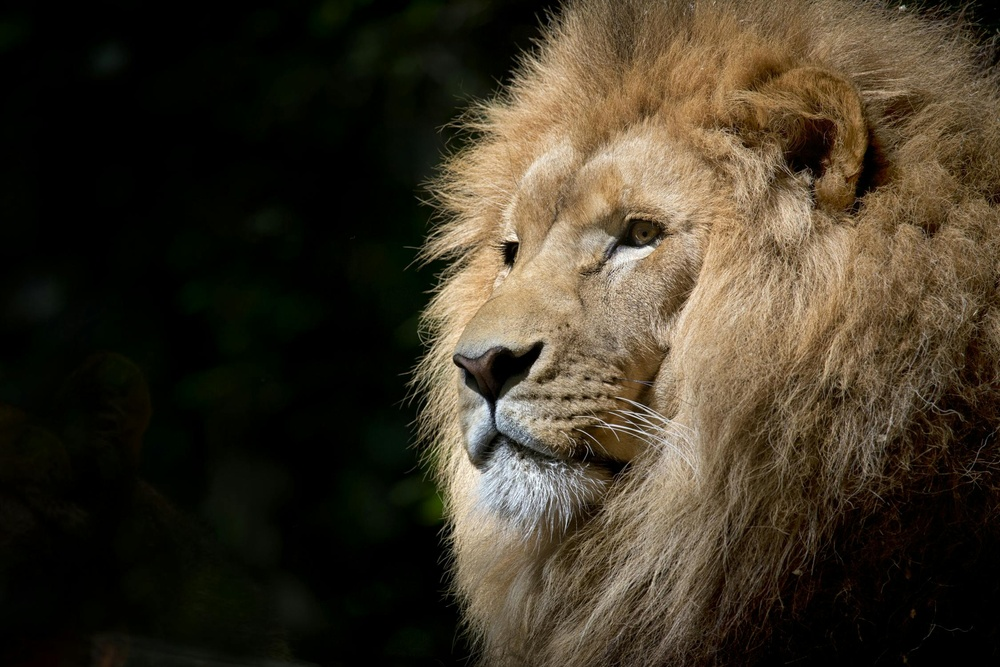
#> input picture image.jpg, 1000 x 667 px, shrunk from 2250 x 1500 before the run
$ python edge_detection.py
#> lines starting #> are read from the running program, lines starting #| are printed output that depends on the picture; after the words box and inside, x2 and y2 are one past the last pixel; in counts of white or black regions, pixels touching at a corner belong together
import cv2

img = cv2.imread("image.jpg", cv2.IMREAD_GRAYSCALE)
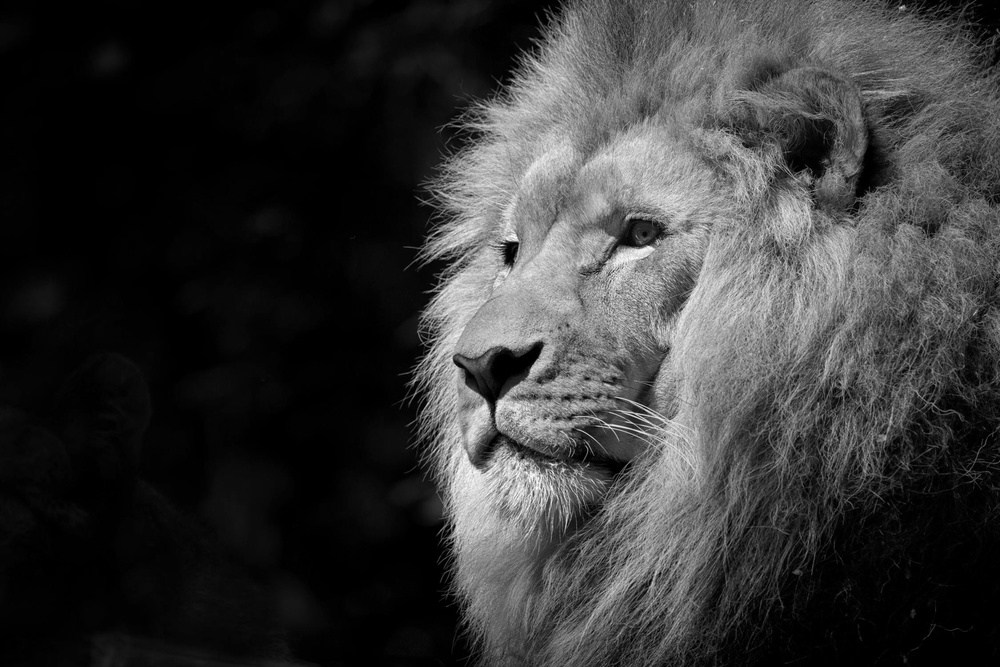
#> img: shape (667, 1000); min 0, max 254, mean 54.2
edges = cv2.Canny(img, 100, 200)
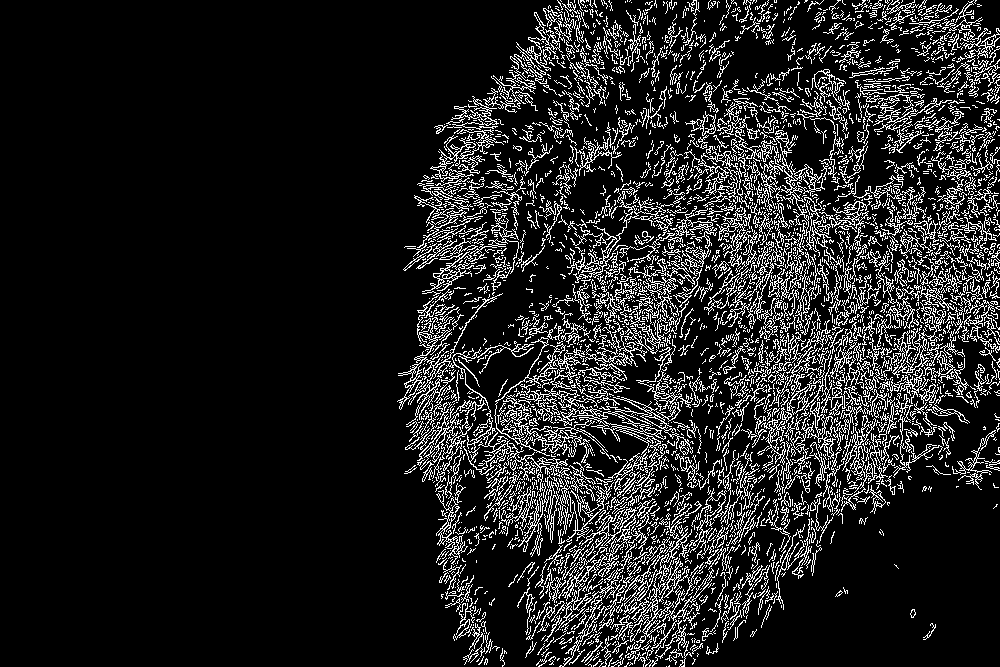
#> edges: shape (667, 1000); 12.5% white in thin lines or dots, all inside (x1, y1, x2, y2) = (397, 0, 1000, 667)

cv2.imshow("Edges", edges)
cv2.waitKey(0)
cv2.destroyAllWindows()

cv2.imwrite("edges_output.jpg", edges)
